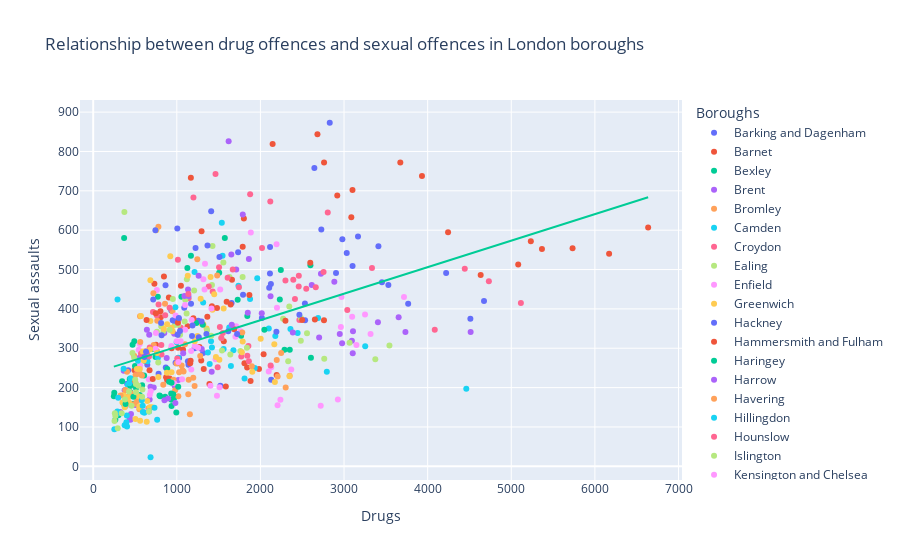

This figure's notebook cell:
### Code cell
#creation of eighth scatter plot 

fig = px.scatter(final_df,x='Drugs',y='Sexual assaults',color='Boroughs',
                 title = "Relationship between drug offences and sexual offences in London boroughs",
                 trendline="ols",trendline_scope="overall")

fig.show()

fig.write_html('/Users/jutti/Documents/QM2SRQ1-2/Visualisations/Relationship between drug offences and sexual offences in London boroughs.html')

### Figure 1 — Plotly figure (JSON) as saved in the notebook; plotly's stock layout.template omitted (floating-point values rounded to 4 significant figures; data arrays with more than 128 entries replaced by an {"elided": "..."} marker saying what was removed)
{"data": [{"hovertemplate": "Boroughs=Barking and Dagenham<br>Drugs=%{x}<br>Sexual assaults=%{y}<extra></extra>", "legendgroup": "Barking and Dagenham", "marker": {"color": "#636efa", "symbol": "circle"}, "mode": "markers", "name": "Barking and Dagenham", "orientation": "v", "showlegend": true, "type": "scatter", "x": [444, 406, 467, 868, 782, 418, 647, 985, 1315, 1521, 1133, 1012, 1028, 1140, 1213, 1089, 1170, 934], "xaxis": "x", "y": [186, 210, 211, 251, 235, 244, 258, 263, 288, 205, 267, 262, 275, 258, 300, 403, 413, 396], "yaxis": "y"}, {"hovertemplate": "Boroughs=Barnet<br>Drugs=%{x}<br>Sexual assaults=%{y}<extra></extra>", "legendgroup": "Barnet", "marker": {"color": "#EF553B", "symbol": "circle"}, "mode": "markers", "name": "Barnet", "orientation": "v", "showlegend": true, "type": "scatter", "x": [494, 484, 546, 622, 633, 808, 750, 1015, 1292, 1322, 1562, 1271, 1074, 938, 1129, 905, 846, 732], "xaxis": "x", "y": [244, 220, 245, 292, 266, 379, 309, 301, 269, 247, 318, 303, 297, 300, 356, 429, 482, 464], "yaxis": "y"}, {"hovertemplate": "Boroughs=Bexley<br>Drugs=%{x}<br>Sexual assaults=%{y}<extra></extra>", "legendgroup": "Bexley", "marker": {"color": "#00cc96", "symbol": "circle"}, "mode": "markers", "name": "Bexley", "orientation": "v", "showlegend": true, "type": "scatter", "x": [375, 441, 437, 512, 481, 500, 512, 556, 937, 994, 861, 973, 937, 801, 886, 746, 703, 492], "xaxis": "x", "y": [155, 189, 222, 204, 159, 255, 199, 181, 153, 137, 177, 175, 169, 178, 247, 278, 298, 318], "yaxis": "y"}, {"hovertemplate": "Boroughs=Brent<br>Drugs=%{x}<br>Sexual assaults=%{y}<extra></extra>", "legendgroup": "Brent", "marker": {"color": "#ab63fa", "symbol": "circle"}, "mode": "markers", "name": "Brent", "orientation": "v", "showlegend": true, "type": "scatter", "x": [969, 850, 1021, 1076, 1025, 1298, 3094, 2949, 3107, 3104, 2977, 3734, 4514, 3653, 3405, 2724, 1862, 1711], "xaxis": "x", "y": [337, 339, 334, 287, 374, 298, 319, 336, 343, 287, 313, 341, 341, 379, 366, 489, 527, 500], "yaxis": "y"}, {"hovertemplate": "Boroughs=Bromley<br>Drugs=%{x}<br>Sexual assaults=%{y}<extra></extra>", "legendgroup": "Bromley", "marker": {"color": "#FFA15A", "symbol": "circle"}, "mode": "markers", "name": "Bromley", "orientation": "v", "showlegend": true, "type": "scatter", "x": [525, 445, 506, 546, 571, 724, 762, 996, 1068, 1197, 1280, 1081, 1058, 1028, 1098, 947, 859, 560], "xaxis": "x", "y": [166, 186, 232, 240, 233, 308, 293, 261, 244, 225, 280, 241, 256, 239, 310, 394, 413, 381], "yaxis": "y"}, {"hovertemplate": "Boroughs=Camden<br>Drugs=%{x}<br>Sexual assaults=%{y}<extra></extra>", "legendgroup": "Camden", "marker": {"color": "#19d3f3", "symbol": "circle"}, "mode": "markers", "name": "Camden", "orientation": "v", "showlegend": true, "type": "scatter", "x": [1677, 1409, 1315, 1627, 1876, 1547, 1737, 2445, 2794, 4462, 3253, 2359, 2690, 2178, 2100, 1962, 1538, 1212], "xaxis": "x", "y": [295, 318, 416, 353, 425, 535, 459, 339, 240, 197, 305, 349, 377, 331, 350, 478, 619, 494], "yaxis": "y"}, {"hovertemplate": "Boroughs=Croydon<br>Drugs=%{x}<br>Sexual assaults=%{y}<extra></extra>", "legendgroup": "Croydon", "marker": {"color": "#FF6692", "symbol": "circle"}, "mode": "markers", "name": "Croydon", "orientation": "v", "showlegend": true, "type": "scatter", "x": [676, 715, 760, 1141, 861, 782, 1048, 1515, 2466, 3039, 2548, 2299, 2459, 2393, 2019, 1877, 1463, 1199], "xaxis": "x", "y": [302, 392, 384, 427, 384, 411, 352, 354, 372, 397, 451, 472, 484, 474, 555, 691, 743, 683], "yaxis": "y"}, {"hovertemplate": "Boroughs=Ealing<br>Drugs=%{x}<br>Sexual assaults=%{y}<extra></extra>", "legendgroup": "Ealing", "marker": {"color": "#B6E880", "symbol": "circle"}, "mode": "markers", "name": "Ealing", "orientation": "v", "showlegend": true, "type": "scatter", "x": [1016, 841, 762, 976, 814, 1117, 1532, 2483, 3543, 3066, 2557, 2484, 2345, 2271, 1787, 1557, 1427, 1120], "xaxis": "x", "y": [360, 344, 342, 359, 355, 388, 326, 319, 307, 314, 338, 377, 406, 375, 481, 518, 560, 475], "yaxis": "y"}, {"hovertemplate": "Boroughs=Enfield<br>Drugs=%{x}<br>Sexual assaults=%{y}<extra></extra>", "legendgroup": "Enfield", "marker": {"color": "#FF97FF", "symbol": "circle"}, "mode": "markers", "name": "Enfield", "orientation": "v", "showlegend": true, "type": "scatter", "x": [665, 562, 545, 746, 556, 553, 1171, 2099, 2369, 2129, 1762, 1701, 1464, 1215, 1710, 1318, 1337, 761], "xaxis": "x", "y": [221, 256, 296, 299, 311, 247, 293, 241, 246, 252, 343, 329, 272, 306, 356, 475, 515, 448], "yaxis": "y"}, {"hovertemplate": "Boroughs=Greenwich<br>Drugs=%{x}<br>Sexual assaults=%{y}<extra></extra>", "legendgroup": "Greenwich", "marker": {"color": "#FECB52", "symbol": "circle"}, "mode": "markers", "name": "Greenwich", "orientation": "v", "showlegend": true, "type": "scatter", "x": [845, 949, 884, 684, 571, 937, 1214, 1317, 2003, 1788, 1426, 1285, 1296, 1247, 1356, 1131, 922, 684], "xaxis": "x", "y": [349, 343, 361, 369, 382, 352, 370, 361, 324, 317, 398, 426, 363, 331, 350, 484, 534, 473], "yaxis": "y"}, {"hovertemplate": "Boroughs=Hackney<br>Drugs=%{x}<br>Sexual assaults=%{y}<extra></extra>", "legendgroup": "Hackney", "marker": {"color": "#636efa", "symbol": "circle"}, "mode": "markers", "name": "Hackney", "orientation": "v", "showlegend": true, "type": "scatter", "x": [999, 951, 969, 1256, 1655, 2105, 2125, 2466, 4511, 4674, 3530, 2532, 2534, 2017, 1792, 1224, 1411, 1006], "xaxis": "x", "y": [377, 371, 370, 370, 415, 454, 463, 385, 375, 420, 461, 414, 371, 377, 436, 555, 648, 604], "yaxis": "y"}, {"hovertemplate": "Boroughs=Hammersmith and Fulham<br>Drugs=%{x}<br>Sexual assaults=%{y}<extra></extra>", "legendgroup": "Hammersmith and Fulham", "marker": {"color": "#EF553B", "symbol": "circle"}, "mode": "markers", "name": "Hammersmith and Fulham", "orientation": "v", "showlegend": true, "type": "scatter", "x": [674, 712, 884, 1160, 1165, 872, 914, 1390, 1983, 2194, 1882, 1841, 1586, 1809, 2038, 1686, 1481, 1013], "xaxis": "x", "y": [244, 222, 219, 262, 268, 226, 223, 209, 247, 232, 217, 251, 203, 262, 285, 348, 402, 365], "yaxis": "y"}, {"hovertemplate": "Boroughs=Haringey<br>Drugs=%{x}<br>Sexual assaults=%{y}<extra></extra>", "legendgroup": "Haringey", "marker": {"color": "#00cc96", "symbol": "circle"}, "mode": "markers", "name": "Haringey", "orientation": "v", "showlegend": true, "type": "scatter", "x": [773, 1055, 1507, 2598, 2244, 1728, 2232, 2351, 2288, 2604, 2047, 1843, 1769, 1311, 1235, 1126, 1574, 1169], "xaxis": "x", "y": [431, 431, 492, 511, 499, 423, 424, 296, 296, 276, 347, 382, 332, 360, 364, 504, 580, 535], "yaxis": "y"}, {"hovertemplate": "Boroughs=Harrow<br>Drugs=%{x}<br>Sexual assaults=%{y}<extra></extra>", "legendgroup": "Harrow", "marker": {"color": "#ab63fa", "symbol": "circle"}, "mode": "markers", "name": "Harrow", "orientation": "v", "showlegend": true, "type": "scatter", "x": [387, 436, 445, 452, 324, 376, 502, 724, 852, 983, 974, 896, 675, 685, 1017, 879, 553, 365], "xaxis": "x", "y": [153, 123, 118, 133, 138, 193, 156, 200, 168, 161, 205, 172, 170, 202, 219, 275, 276, 243], "yaxis": "y"}, {"hovertemplate": "Boroughs=Havering<br>Drugs=%{x}<br>Sexual assaults=%{y}<extra></extra>", "legendgroup": "Havering", "marker": {"color": "#FFA15A", "symbol": "circle"}, "mode": "markers", "name": "Havering", "orientation": "v", "showlegend": true, "type": "scatter", "x": [552, 449, 539, 424, 472, 505, 505, 659, 1156, 1018, 961, 1142, 980, 1137, 929, 720, 766, 563], "xaxis": "x", "y": [145, 158, 173, 178, 181, 159, 213, 147, 132, 178, 220, 220, 193, 183, 215, 440, 370, 316], "yaxis": "y"}, {"hovertemplate": "Boroughs=Hillingdon<br>Drugs=%{x}<br>Sexual assaults=%{y}<extra></extra>", "legendgroup": "Hillingdon", "marker": {"color": "#19d3f3", "symbol": "circle"}, "mode": "markers", "name": "Hillingdon", "orientation": "v", "showlegend": true, "type": "scatter", "x": [446, 415, 535, 774, 650, 614, 1420, 1647, 1932, 1810, 1560, 1372, 1393, 1016, 999, 983, 1134, 686], "xaxis": "x", "y": [224, 207, 268, 276, 267, 268, 302, 255, 250, 223, 298, 289, 260, 276, 315, 404, 432, 23], "yaxis": "y"}, {"hovertemplate": "Boroughs=Hounslow<br>Drugs=%{x}<br>Sexual assaults=%{y}<extra></extra>", "legendgroup": "Hounslow", "marker": {"color": "#FF6692", "symbol": "circle"}, "mode": "markers", "name": "Hounslow", "orientation": "v", "showlegend": true, "type": "scatter", "x": [572, 528, 667, 815, 643, 643, 817, 1005, 1862, 2122, 1843, 1856, 1771, 1533, 1550, 1505, 1013, 914], "xaxis": "x", "y": [286, 245, 279, 308, 285, 292, 284, 274, 267, 256, 281, 306, 279, 326, 339, 506, 525, 403], "yaxis": "y"}, {"hovertemplate": "Boroughs=Islington<br>Drugs=%{x}<br>Sexual assaults=%{y}<extra></extra>", "legendgroup": "Islington", "marker": {"color": "#B6E880", "symbol": "circle"}, "mode": "markers", "name": "Islington", "orientation": "v", "showlegend": true, "type": "scatter", "x": [1039, 778, 915, 952, 1101, 1094, 1361, 1540, 2763, 3374, 2332, 1838, 1640, 1761, 1412, 1207, 1630, 1420], "xaxis": "x", "y": [334, 264, 347, 425, 423, 368, 346, 294, 273, 272, 267, 301, 284, 293, 332, 447, 481, 461], "yaxis": "y"}, {"hovertemplate": "Boroughs=Kensington and Chelsea<br>Drugs=%{x}<br>Sexual assaults=%{y}<extra></extra>", "legendgroup": "Kensington and Chelsea", "marker": {"color": "#FF97FF", "symbol": "circle"}, "mode": "markers", "name": "Kensington and Chelsea", "orientation": "v", "showlegend": true, "type": "scatter", "x": [677, 614, 688, 936, 1019, 1046, 968, 1511, 2721, 2926, 2205, 2239, 1480, 1402, 1063, 750, 1254, 1519], "xaxis": "x", "y": [182, 139, 191, 306, 265, 318, 211, 201, 154, 170, 155, 169, 179, 205, 221, 339, 301, 449], "yaxis": "y"}, {"hovertemplate": "Boroughs=Kingston upon Thames<br>Drugs=%{x}<br>Sexual assaults=%{y}<extra></extra>", "legendgroup": "Kingston upon Thames", "marker": {"color": "#FECB52", "symbol": "circle"}, "mode": "markers", "name": "Kingston upon Thames", "orientation": "v", "showlegend": true, "type": "scatter", "x": [561, 505, 378, 377, 350, 364, 425, 552, 676, 640, 555, 542, 647, 426, 703, 779, 882, 592], "xaxis": "x", "y": [116, 120, 153, 150, 162, 181, 176, 152, 150, 113, 149, 178, 166, 163, 150, 227, 238, 292], "yaxis": "y"}, {"hovertemplate": "Boroughs=Lambeth<br>Drugs=%{x}<br>Sexual assaults=%{y}<extra></extra>", "legendgroup": "Lambeth", "marker": {"color": "#636efa", "symbol": "circle"}, "mode": "markers", "name": "Lambeth", "orientation": "v", "showlegend": true, "type": "scatter", "x": [1510, 1367, 1733, 3167, 2904, 2728, 2980, 3453, 3767, 4221, 3411, 3032, 3102, 2114, 2115, 2645, 2829, 2129], "xaxis": "x", "y": [532, 561, 544, 584, 491, 602, 577, 468, 413, 491, 559, 542, 509, 490, 557, 758, 873, 220], "yaxis": "y"}, {"hovertemplate": "Boroughs=Lewisham<br>Drugs=%{x}<br>Sexual assaults=%{y}<extra></extra>", "legendgroup": "Lewisham", "marker": {"color": "#EF553B", "symbol": "circle"}, "mode": "markers", "name": "Lewisham", "orientation": "v", "showlegend": true, "type": "scatter", "x": [804, 638, 749, 1049, 1198, 1420, 1365, 1644, 2299, 2760, 2651, 2499, 1868, 1596, 1660, 1296, 1802, 1168], "xaxis": "x", "y": [394, 372, 389, 459, 376, 407, 380, 411, 370, 371, 373, 372, 435, 418, 474, 597, 630, 733], "yaxis": "y"}, {"hovertemplate": "Boroughs=Merton<br>Drugs=%{x}<br>Sexual assaults=%{y}<extra></extra>", "legendgroup": "Merton", "marker": {"color": "#00cc96", "symbol": "circle"}, "mode": "markers", "name": "Merton", "orientation": "v", "showlegend": true, "type": "scatter", "x": [302, 265, 252, 247, 387, 346, 444, 481, 1017, 908, 933, 937, 957, 793, 609, 585, 471, 370], "xaxis": "x", "y": [130, 118, 187, 178, 158, 216, 204, 177, 202, 215, 185, 212, 183, 180, 231, 206, 309, 580], "yaxis": "y"}, {"hovertemplate": "Boroughs=Newham<br>Drugs=%{x}<br>Sexual assaults=%{y}<extra></extra>", "legendgroup": "Newham", "marker": {"color": "#ab63fa", "symbol": "circle"}, "mode": "markers", "name": "Newham", "orientation": "v", "showlegend": true, "type": "scatter", "x": [642, 670, 1091, 1139, 1261, 1134, 2016, 1657, 2387, 2702, 2614, 2884, 2121, 1849, 1652, 1789, 1620, 1417], "xaxis": "x", "y": [347, 334, 433, 433, 484, 449, 389, 360, 340, 327, 461, 469, 432, 390, 538, 640, 826, 240], "yaxis": "y"}, {"hovertemplate": "Boroughs=Redbridge<br>Drugs=%{x}<br>Sexual assaults=%{y}<extra></extra>", "legendgroup": "Redbridge", "marker": {"color": "#FFA15A", "symbol": "circle"}, "mode": "markers", "name": "Redbridge", "orientation": "v", "showlegend": true, "type": "scatter", "x": [327, 384, 405, 583, 550, 490, 838, 1213, 2302, 2195, 2350, 2206, 2248, 1897, 1783, 1483, 1245, 780], "xaxis": "x", "y": [180, 194, 240, 231, 235, 281, 207, 204, 200, 270, 230, 228, 288, 254, 340, 485, 526, 609], "yaxis": "y"}, {"hovertemplate": "Boroughs=Richmond upon Thames<br>Drugs=%{x}<br>Sexual assaults=%{y}<extra></extra>", "legendgroup": "Richmond upon Thames", "marker": {"color": "#19d3f3", "symbol": "circle"}, "mode": "markers", "name": "Richmond upon Thames", "orientation": "v", "showlegend": true, "type": "scatter", "x": [292, 253, 397, 376, 405, 299, 289, 402, 733, 765, 611, 594, 581, 592, 668, 433, 364, 291], "xaxis": "x", "y": [134, 94, 112, 104, 101, 174, 139, 129, 149, 118, 136, 138, 168, 154, 139, 211, 248, 424], "yaxis": "y"}, {"hovertemplate": "Boroughs=Southwark<br>Drugs=%{x}<br>Sexual assaults=%{y}<extra></extra>", "legendgroup": "Southwark", "marker": {"color": "#FF6692", "symbol": "circle"}, "mode": "markers", "name": "Southwark", "orientation": "v", "showlegend": true, "type": "scatter", "x": [1743, 1429, 1138, 1382, 1669, 1608, 2458, 2662, 4085, 5115, 4732, 4444, 3334, 2413, 2755, 2805, 2118, 1489], "xaxis": "x", "y": [455, 444, 438, 457, 500, 479, 457, 455, 347, 415, 470, 502, 504, 425, 494, 645, 673, 252], "yaxis": "y"}, {"hovertemplate": "Boroughs=Sutton<br>Drugs=%{x}<br>Sexual assaults=%{y}<extra></extra>", "legendgroup": "Sutton", "marker": {"color": "#B6E880", "symbol": "circle"}, "mode": "markers", "name": "Sutton", "orientation": "v", "showlegend": true, "type": "scatter", "x": [265, 294, 255, 259, 341, 379, 428, 667, 459, 513, 589, 585, 540, 511, 502, 470, 491, 373], "xaxis": "x", "y": [128, 97, 115, 135, 135, 170, 190, 139, 154, 188, 195, 177, 205, 209, 220, 288, 275, 646], "yaxis": "y"}, {"hovertemplate": "Boroughs=Tower Hamlets<br>Drugs=%{x}<br>Sexual assaults=%{y}<extra></extra>", "legendgroup": "Tower Hamlets", "marker": {"color": "#FF97FF", "symbol": "circle"}, "mode": "markers", "name": "Tower Hamlets", "orientation": "v", "showlegend": true, "type": "scatter", "x": [998, 986, 1100, 1332, 1178, 1099, 1414, 2198, 2962, 3148, 3317, 3097, 3717, 3251, 2970, 2193, 1885, 1173], "xaxis": "x", "y": [318, 383, 347, 449, 372, 410, 401, 403, 354, 308, 336, 380, 430, 386, 430, 564, 594, 246], "yaxis": "y"}, {"hovertemplate": "Boroughs=Waltham Forest<br>Drugs=%{x}<br>Sexual assaults=%{y}<extra></extra>", "legendgroup": "Waltham Forest", "marker": {"color": "#FECB52", "symbol": "circle"}, "mode": "markers", "name": "Waltham Forest", "orientation": "v", "showlegend": true, "type": "scatter", "x": [557, 522, 680, 765, 605, 937, 1468, 1903, 2173, 2348, 2166, 1778, 1214, 1509, 1560, 1447, 1404, 754], "xaxis": "x", "y": [247, 247, 297, 288, 269, 239, 278, 240, 214, 229, 310, 290, 318, 271, 401, 437, 481, 600], "yaxis": "y"}, {"hovertemplate": "Boroughs=Wandsworth<br>Drugs=%{x}<br>Sexual assaults=%{y}<extra></extra>", "legendgroup": "Wandsworth", "marker": {"color": "#636efa", "symbol": "circle"}, "mode": "markers", "name": "Wandsworth", "orientation": "v", "showlegend": true, "type": "scatter", "x": [613, 632, 812, 1296, 1038, 818, 1263, 2191, 1615, 1354, 1721, 1188, 1010, 1182, 1024, 865, 744, 718], "xaxis": "x", "y": [278, 291, 364, 368, 344, 333, 328, 342, 343, 336, 336, 358, 334, 331, 377, 460, 600, 424], "yaxis": "y"}, {"hovertemplate": "Boroughs=Westminster<br>Drugs=%{x}<br>Sexual assaults=%{y}<extra></extra>", "legendgroup": "Westminster", "marker": {"color": "#EF553B", "symbol": "circle"}, "mode": "markers", "name": "Westminster", "orientation": "v", "showlegend": true, "type": "scatter", "x": [3087, 2596, 2761, 3101, 2919, 3673, 3932, 5234, 5733, 5367, 5083, 6170, 6637, 4634, 4244, 2682, 2146, 1788], "xaxis": "x", "y": [633, 517, 772, 702, 688, 772, 738, 572, 554, 552, 513, 540, 607, 486, 595, 844, 819, 558], "yaxis": "y"}, {"hovertemplate": "<b>OLS trendline</b><br>Sexual assaults = 0.0673487 * Drugs + 236.544<br>R<sup>2</sup>=0.233407<br><br>Drugs=%{x}<br>Sexual assaults=%{y} <b>(trend)</b><extra></extra>", "legendgroup": "Overall Trendline", "line": {"color": "#00cc96"}, "mode": "lines", "name": "Overall Trendline", "showlegend": true, "type": "scatter", "x": {"elided": "576 int values"}, "xaxis": "x", "y": {"elided": "576 float values"}, "yaxis": "y"}], "layout": {"legend": {"title": {"text": "Boroughs"}, "tracegroupgap": 0}, "title": {"text": "Relationship between drug offences and sexual offences in London boroughs"}, "xaxis": {"anchor": "y", "domain": [0, 1], "title": {"text": "Drugs"}}, "yaxis": {"anchor": "x", "domain": [0, 1], "title": {"text": "Sexual assaults"}}}}
